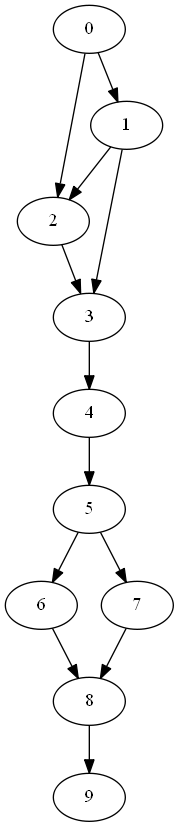

Here is the Python script that generated this plot:
#! coding: utf-8

from __future__ import division
import pygraphviz as pgv

users = [
    {'id': 0, 'name': 'hero'},
    {'id': 1, 'name': 'dunn'},
    {'id': 2, 'name': 'sue'},
    {'id': 3, 'name': 'chi'},
    {'id': 4, 'name': 'thor'},
    {'id': 5, 'name': 'clive'},
    {'id': 6, 'name': 'hicks'},
    {'id': 7, 'name': 'devin'},
    {'id': 8, 'name': 'kate'},
    {'id': 9, 'name': 'klein'},
]

friendships = [
    (0, 1), (0, 2),
    (1, 2), (1, 3),
    (2, 3),
    (3, 4),
    (4, 5),
    (5, 6), (5, 7),
    (6, 8),
    (7, 8),
    (8, 9),
]


for user in users:
    user['friends'] = []

for i, j in friendships:
    users[i]['friends'].append(users[j])
    users[j]['friends'].append(users[i])


def number_of_friends(user):
    """number_of_friends"""
    return len(user['friends'])

total_connections = sum(number_of_friends(user) for user in users)
num_users = len(users)
avg_connnections = total_connections / num_users
print total_connections, avg_connnections

num_friends_by_id = [(user['id'], number_of_friends(user)) for user in users]

sorted(num_friends_by_id,
       key=lambda (user_id, num_friends): num_friends,
       reverse=True)


def save_to(fmt):
    """save_to"""
    G = pgv.AGraph(directed=False)
    for friendship in friendships:
        G.add_edge(*friendship)
    G.layout(prog='dot')
    G.draw('data.science.01.{}'.format(fmt))


def friends_of_friend_ids_bad(user):
    """friends_of_friend_ids_bad"""
    return [foad['id']
            for friend in user['friends']
            for foad in friend['friends']]

save_to('png')
save_to('dot')
# [0, 2, 3, 0, 1, 3]
# include 0, 3 twice
# print friends_of_friend_ids_bad(users[0])

# print [friend['id'] for friend in users[0]['friends']]
# print [friend['id'] for friend in users[1]['friends']]
# print [friend['id'] for friend in users[2]['friends']]
